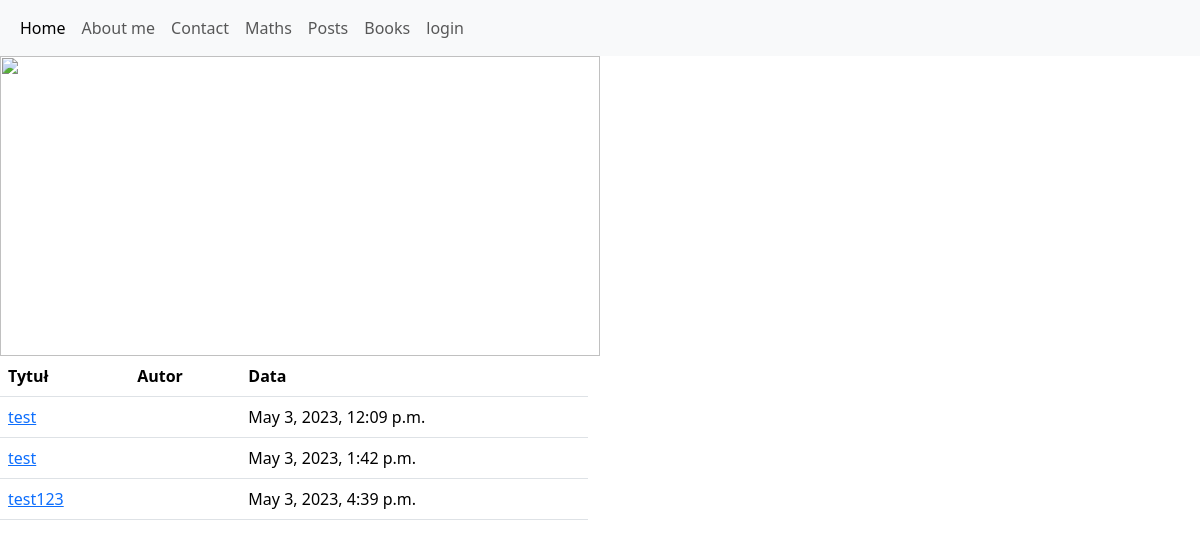
/posts/list, run on the app's committed database.
### posts/models.py (models this page shows, shortened)
class Post(models.Model):
   title = models.CharField(max_length=20)
   content = models.TextField()
   created = models.DateTimeField(auto_now_add=True)
   modified = models.DateTimeField(auto_now_add=True)
   author_id = models.ForeignKey('posts.Author', on_delete=models.CASCADE, null=True, blank=True)
   image = models.ImageField(upload_to='photos/%Y/%m/%d')
   tags = models.ManyToManyField("posts.Tag", related_name="posts")

### posts/templates/posts/post_list.html (shortened to what this page needs)
{% extends "main.html" %}
{% load django_bootstrap5 %}
{% load django_bootstrap_breadcrumbs %}
{% block content %}
   <div class="row">
       <div class="col-6">
           <table class="table">
           <tr>
               <th>Tytuł</th>
               <th>Autor</th>
               <th>Data</th>
           </tr>
               {% for p in post_list %}
                   <tr>
                       <td><a href="{% url "posts:details" p.id %}">{{ p.title }}</a></td>
                       <td>{{ p.author.nick }}</td>
                       <td>{{ p.created }}</td>
                   </tr>
               {% endfor %}
           </table>
       </div>
       <div class="col-6">
       </div>
   </div>
{% endblock %}

### data on the page
Post: title "test", created "May 3, 2023, 12:09 p.m."
Post: title "test", created "May 3, 2023, 1:42 p.m."
Post: title "test123", created "May 3, 2023, 4:39 p.m."
